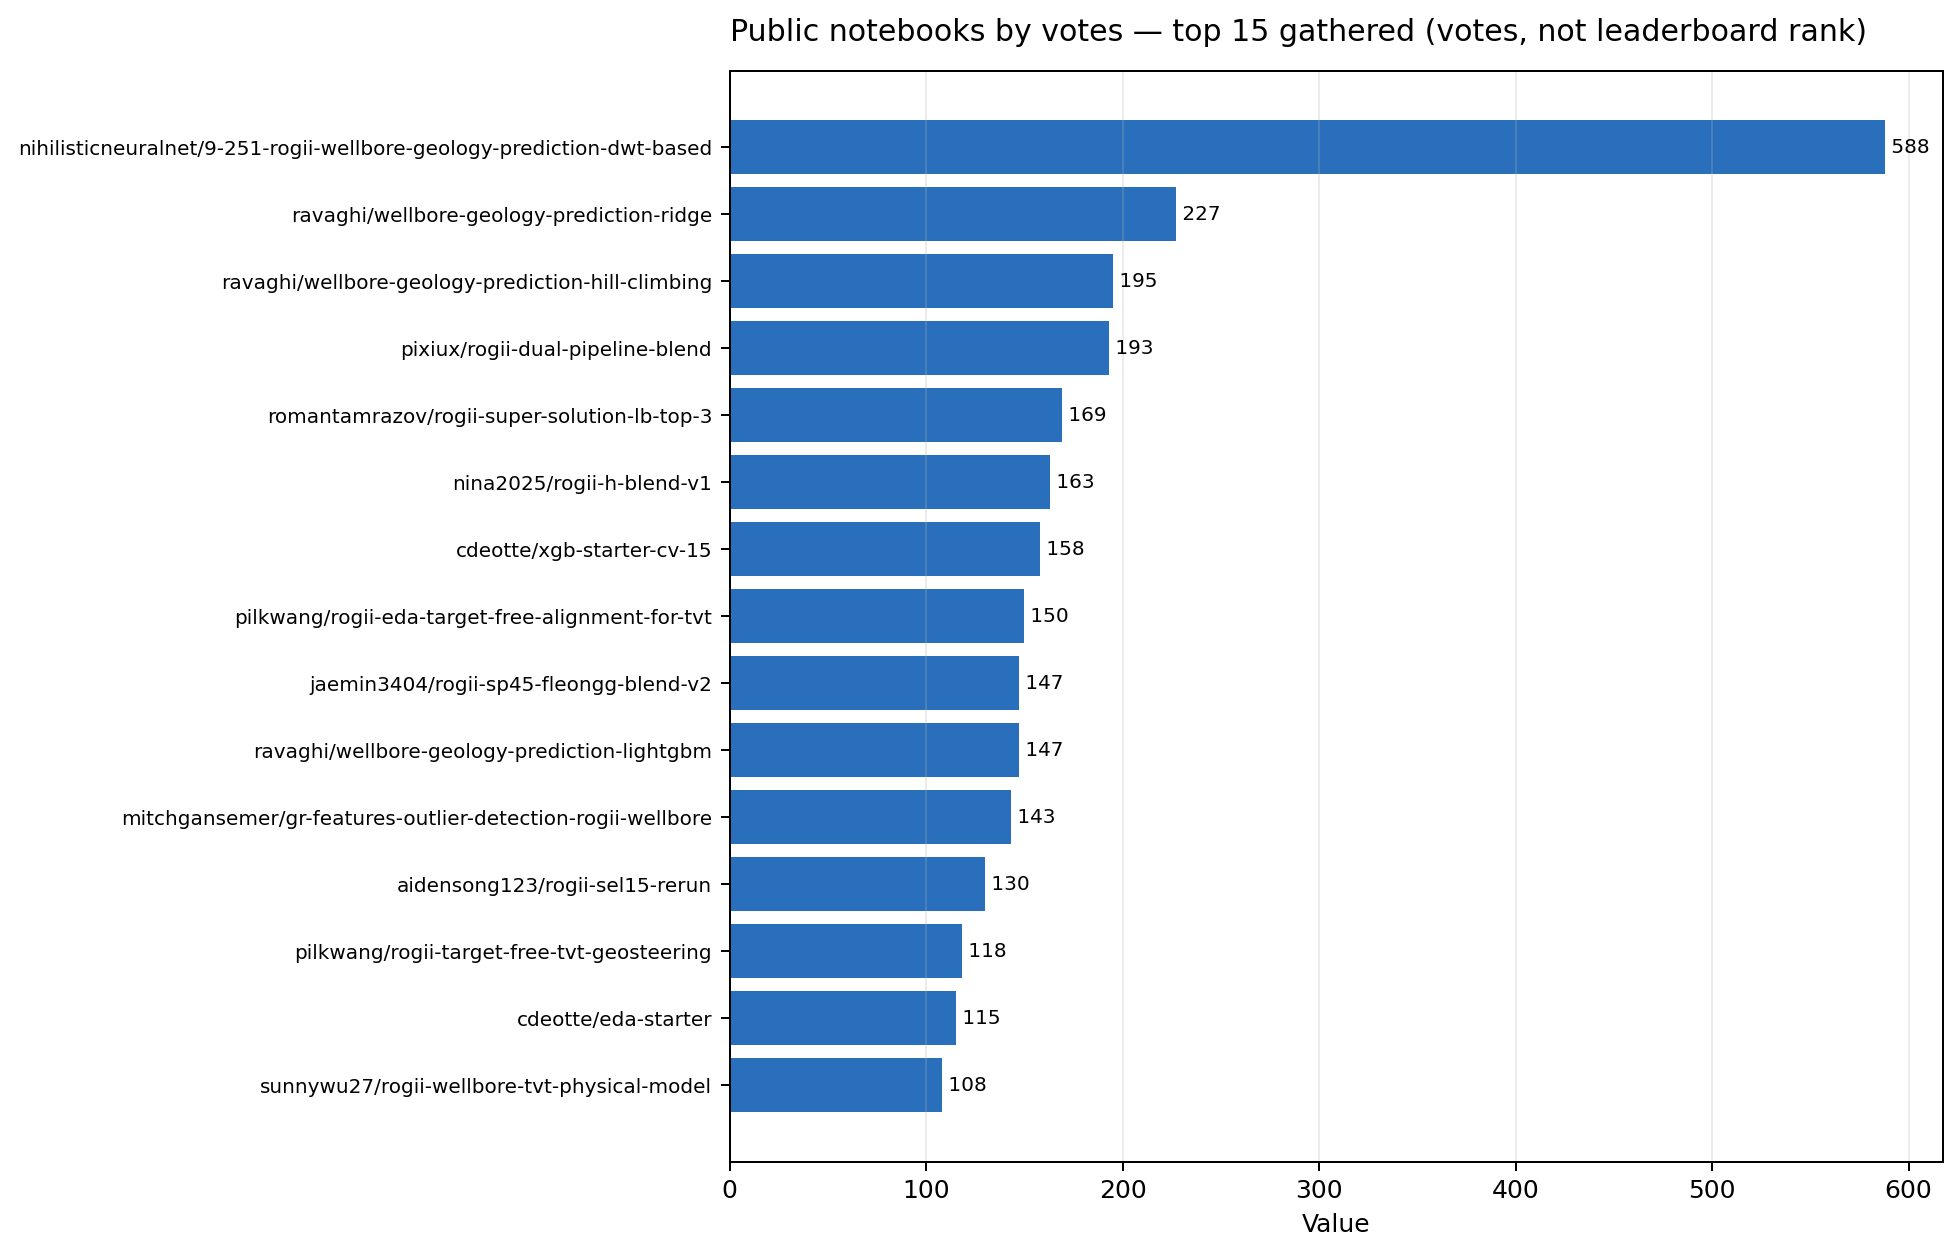

This chart was generated by the following Python code:

import json
from pathlib import Path
import matplotlib.pyplot as plt

json_path = Path(__file__).with_suffix('.json')
out_path = Path(__file__).with_suffix('.png')
data = json.load(open(json_path))
series = data['series']
labels = [item['label'] for item in series]
values = [item['value'] for item in series]
height = max(3.8, 0.38 * len(series) + 1.4)
fig, ax = plt.subplots(figsize=(11, height))
y = range(len(series))
ax.barh(list(y), values, color='#2a6fbb')
ax.set_yticks(list(y))
ax.set_yticklabels(labels, fontsize=8)
ax.invert_yaxis()
ax.set_title(data['title'], loc='left', fontsize=12, pad=12)
ax.set_xlabel('Value')
ax.grid(axis='x', alpha=0.25)
for idx, value in enumerate(values):
    ax.text(value, idx, f' {value:g}', va='center', fontsize=8)
fig.tight_layout()
fig.savefig(out_path, dpi=180, bbox_inches='tight')
